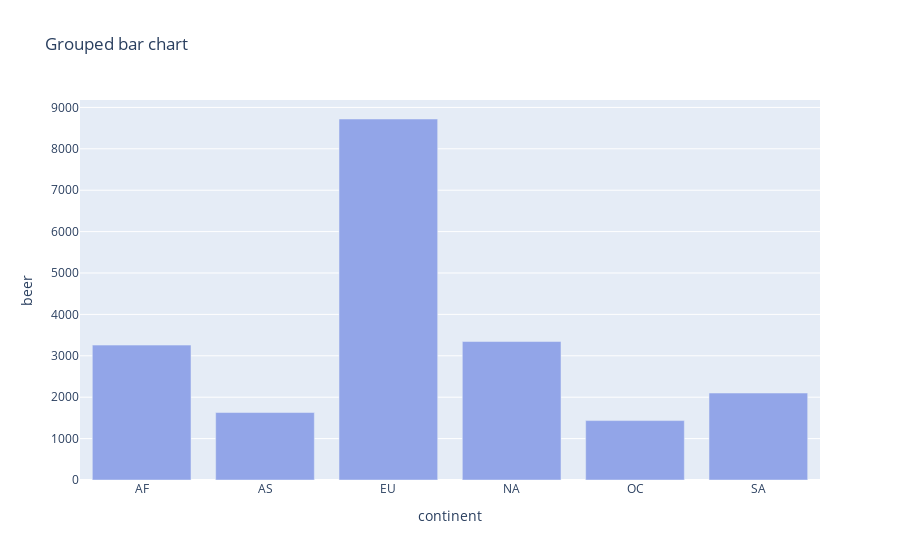

Notebook code cell kept with this figure:
### Code cell
fig

### Figure 1 — Plotly figure (JSON) as saved in the notebook; plotly's stock layout.template omitted (floating-point values rounded to 4 significant figures)
{"data": [{"marker": {"color": "#92A5E8"}, "name": "AF Class", "type": "bar", "x": ["AF", "AS", "EU", "NA", "OC", "SA"], "y": [3258, 1630, 8720, 3345, 1435, 2101]}], "layout": {"autosize": true, "title": {"text": "Grouped bar chart"}, "xaxis": {"autorange": true, "range": [-0.5, 5.5], "title": {"text": "continent"}, "type": "category"}, "yaxis": {"autorange": true, "range": [0, 9179.0], "title": {"text": "beer"}, "type": "linear"}}}
